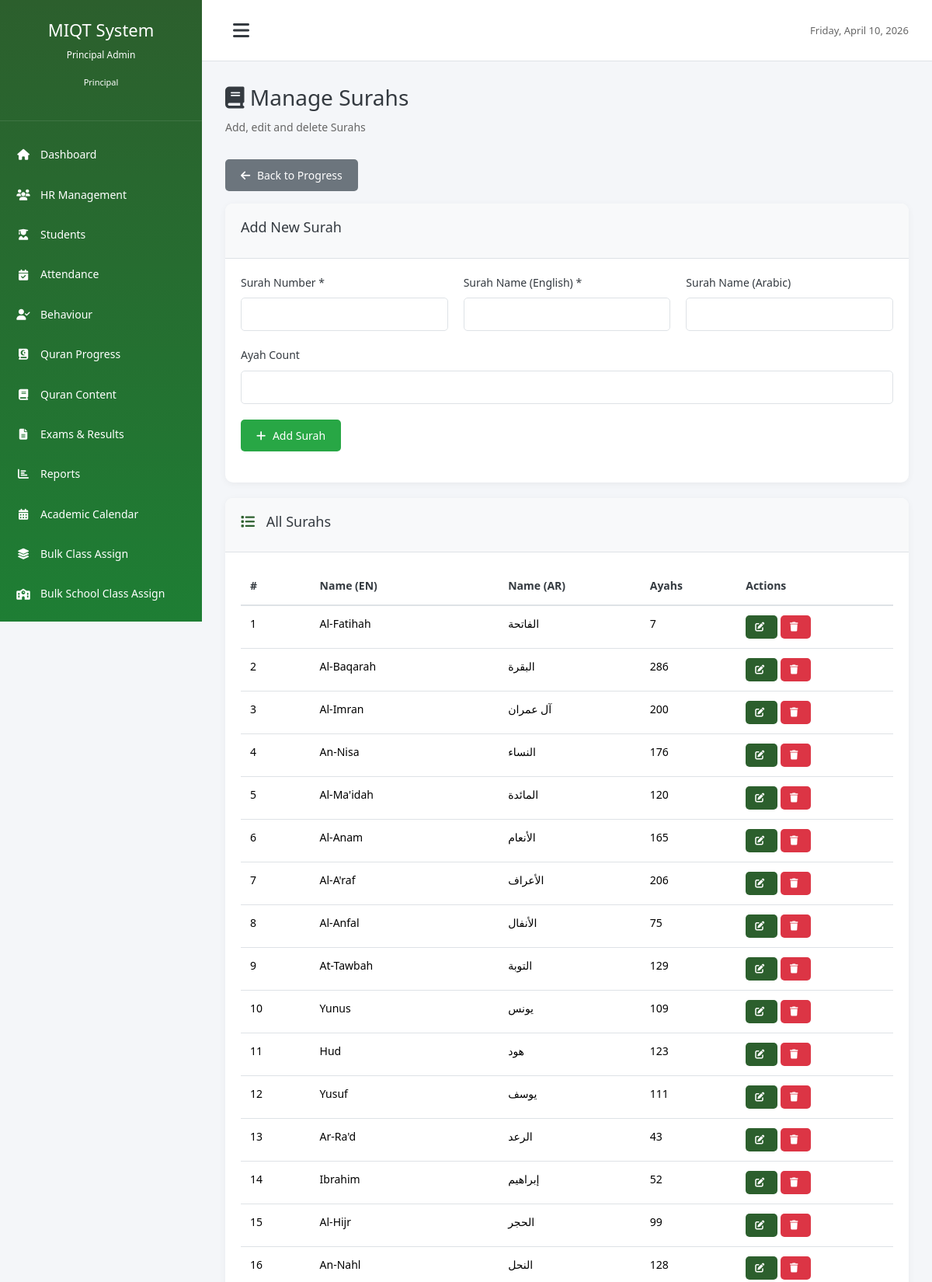
/modules/quran/manage_surahs.php (signed in, upper part), run on the app's committed database.
### tables this page shows
CREATE TABLE `quran_surahs` (
  `id` int(11) NOT NULL,
  `surah_number` int(11) NOT NULL,
  `surah_name_ar` varchar(100) DEFAULT NULL,
  `surah_name_en` varchar(100) NOT NULL,
  `ayah_count` int(11) DEFAULT NULL
);

### modules/quran/manage_surahs.php (the view, shortened to what this page needs)
<?php
require_once '../../config/database.php';
try {
    $db->query("SELECT 1 FROM quran_surahs LIMIT 1");
} catch (PDOException $e) {
    $db->exec("CREATE TABLE IF NOT EXISTS quran_surahs (
        id INT AUTO_INCREMENT PRIMARY KEY,
        surah_number INT NOT NULL,
        surah_name_ar VARCHAR(100) DEFAULT NULL,
        surah_name_en VARCHAR(100) NOT NULL,
        ayah_count INT DEFAULT NULL,
        UNIQUE KEY surah_number (surah_number)
    ) ENGINE=InnoDB DEFAULT CHARSET=utf8mb4 COLLATE=utf8mb4_unicode_ci");
}
$edit = null;
$stmt = $db->query("SELECT * FROM quran_surahs ORDER BY surah_number");
$surahs = $stmt->fetchAll();
require_once '../../includes/header.php';
?>
<div class="page-header">
    <h1 class="page-title"><i class="fas fa-book"></i> Manage Surahs</h1>
    <p class="subtitle">Add, edit and delete Surahs</p>
    <p><a class="btn btn-secondary" href="<?php echo SITE_URL; ?>/modules/progress/daily_progress.php"><i class="fas fa-arrow-left"></i> Back to Progress</a></p>
</div>
<div class="dashboard-card mb-20">
    <div class="card-header"><h3><?php echo $edit ? 'Edit Surah' : 'Add New Surah'; ?></h3></div>
    <div class="card-body">
        <form method="POST">
            <div class="form-row">
                <div class="form-group">
                    <label for="surah_number">Surah Number *</label>
                    <input type="number" min="1" max="114" name="surah_number" id="surah_number" class="form-control" value="<?php echo htmlspecialchars($edit['surah_number'] ?? ''); ?>" required>
                </div>
                <div class="form-group">
                    <label for="surah_name_en">Surah Name (English) *</label>
                    <input type="text" name="surah_name_en" id="surah_name_en" class="form-control" value="<?php echo htmlspecialchars($edit['surah_name_en'] ?? ''); ?>" required>
                </div>
                <div class="form-group">
                    <label for="surah_name_ar">Surah Name (Arabic)</label>
                    <input type="text" name="surah_name_ar" id="surah_name_ar" class="form-control" value="<?php echo htmlspecialchars($edit['surah_name_ar'] ?? ''); ?>">
                </div>
            </div>
            <div class="form-row">
                <div class="form-group">
                    <label for="ayah_count">Ayah Count</label>
                    <input type="number" min="1" name="ayah_count" id="ayah_count" class="form-control" value="<?php echo htmlspecialchars($edit['ayah_count'] ?? ''); ?>">
                </div>
            </div>
            <div class="form-group">
                <?php if ($edit): ?>
                <button type="submit" name="update" class="btn btn-primary"><i class="fas fa-save"></i> Update</button>
                <a href="manage_surahs.php" class="btn btn-secondary"><i class="fas fa-times"></i> Cancel</a>
                <?php else: ?>
                <button type="submit" name="add" class="btn btn-success"><i class="fas fa-plus"></i> Add Surah</button>
                <?php endif; ?>
            </div>
        </form>
    </div>
</div>
<div class="dashboard-card">
    <div class="card-header"><h3><i class="fas fa-list"></i> All Surahs</h3></div>
    <div class="card-body">
        <table class="table">
            <thead>
                <tr>
                    <th>#</th>
                    <th>Name (EN)</th>
                    <th>Name (AR)</th>
                    <th>Ayahs</th>
                    <th>Actions</th>
                </tr>
            </thead>
            <tbody>
                <?php foreach ($surahs as $s): ?>
                <tr>
                    <td><?php echo (int)$s['surah_number']; ?></td>
                    <td><?php echo ($s['surah_name_en']); ?></td>
                    <td><?php echo ($s['surah_name_ar']) ?? '....' ; ?></td>
                    <td><?php echo ($s['ayah_count']); ?></td>
                    <td>
                        <a class="btn btn-sm btn-primary" href="manage_surahs.php?edit=<?php echo (int)$s['id']; ?>" title="Edit"><i class="fas fa-edit"></i></a>
                        <form method="POST" action="" style="display:inline-block;" onsubmit="return confirm('Delete this Surah?');">
                            <button type="submit" name="delete" class="btn btn-sm btn-danger" title="Delete"><i class="fas fa-trash"></i></button>
                        </form>
                    </td>
                </tr>
                <?php endforeach; ?>
            </tbody>
        </table>
    </div>
</div>
<?php require_once '../../includes/footer.php'; ?>

### assets/css/style.css (style rules this page uses)
* { margin: 0; padding: 0; box-sizing: border-box; }
:root { --primary-color: #2c5f2d; --secondary-color: #1e7e34; --success-color: #28a745; --danger-color: #dc3545; --warning-color: #ffc107; --info-color: #17a2b8; --light-color: #f8f9fa; --dark-color: #343a40; --border-color: #dee2e6; --sidebar-width: 260px; --sidebar-collapsed-width: 72px; }
body { font-family: 'Jameel Noori Nastaleeq', 'Segoe UI', Tahoma, Geneva, Verdana, sans-serif; font-size: 14px; line-height: 1.6; color: #333; background-color: #f4f6f9; }
[dir="rtl"], .urdu-text, .arabic-text, th, td, .progress-table th, .progress-table td, table th, table td { font-family: 'Jameel Noori Nastaleeq', 'Segoe UI', Tahoma, Geneva, Verdana, sans-serif; }
* { font-variant-ligatures: normal; text-rendering: optimizeLegibility; }
.page-title { font-size: 28px; margin-bottom: 10px; color: var(--dark-color); }
.subtitle { font-size: 14px; color: #666; margin-bottom: 30px; }
.dashboard-card { background: white; border-radius: 10px; box-shadow: 0 2px 10px rgba(0,0,0,0.05); overflow: hidden; }
.card-header { background: #f8f9fa; padding: 20px; border-bottom: 1px solid var(--border-color); display: flex; justify-content: space-between; align-items: center; }
.card-header h3 { font-size: 18px; color: var(--dark-color); }
.card-header h3 i { margin-right: 10px; color: var(--primary-color); }
.card-body { padding: 20px; }
.form-group { margin-bottom: 20px; }
.form-group label { display: block; margin-bottom: 8px; font-weight: 500; color: var(--dark-color); }
.form-control { width: 100%; padding: 10px 15px; border: 1px solid var(--border-color); border-radius: 5px; font-size: 14px; transition: border-color 0.3s; }
.form-row { display: grid; grid-template-columns: repeat(auto-fit, minmax(250px, 1fr)); gap: 20px; }
.btn { display: inline-block; padding: 10px 20px; border: none; border-radius: 5px; font-size: 14px; cursor: pointer; text-decoration: none; transition: all 0.3s; text-align: center; }
.btn-primary { background: var(--primary-color); color: white; }
.btn-success { background: var(--success-color); color: white; }
.btn-danger { background: var(--danger-color); color: white; }
.btn-secondary { background: #6c757d; color: white; }
.btn-sm { padding: 6px 12px; font-size: 12px; }
.btn i { margin-right: 5px; }
.table { width: 100%; border-collapse: collapse; }
.table thead { background: #f8f9fa; }
.table th { padding: 12px; text-align: left; font-weight: 600; color: var(--dark-color); border-bottom: 2px solid var(--border-color); }
.table td { padding: 12px; border-bottom: 1px solid var(--border-color); }
.mb-20 { margin-bottom: 20px; }

### data on the page
quran_surahs: surah_number "1", surah_name_en "Al-Fatihah", surah_name_ar "الفاتحة", ayah_count "7"
quran_surahs: surah_number "2", surah_name_en "Al-Baqarah", surah_name_ar "البقرة", ayah_count "286"
quran_surahs: surah_number "3", surah_name_en "Al-Imran", surah_name_ar "آل عمران", ayah_count "200"
quran_surahs: surah_number "4", surah_name_en "An-Nisa", surah_name_ar "النساء", ayah_count "176"
quran_surahs: surah_number "5", surah_name_en "Al-Ma'idah", surah_name_ar "المائدة", ayah_count "120"
quran_surahs: surah_number "6", surah_name_en "Al-Anam", surah_name_ar "الأنعام", ayah_count "165"
quran_surahs: surah_number "7", surah_name_en "Al-A'raf", surah_name_ar "الأعراف", ayah_count "206"
quran_surahs: surah_number "8", surah_name_en "Al-Anfal", surah_name_ar "الأنفال", ayah_count "75"
quran_surahs: surah_number "9", surah_name_en "At-Tawbah", surah_name_ar "التوبة", ayah_count "129"
quran_surahs: surah_number "10", surah_name_en "Yunus", surah_name_ar "يونس", ayah_count "109"
quran_surahs: surah_number "11", surah_name_en "Hud", surah_name_ar "هود", ayah_count "123"
quran_surahs: surah_number "12", surah_name_en "Yusuf", surah_name_ar "يوسف", ayah_count "111"
quran_surahs: surah_number "13", surah_name_en "Ar-Ra'd", surah_name_ar "الرعد", ayah_count "43"
quran_surahs: surah_number "14", surah_name_en "Ibrahim", surah_name_ar "إبراهيم", ayah_count "52"
quran_surahs: surah_number "15", surah_name_en "Al-Hijr", surah_name_ar "الحجر", ayah_count "99"
quran_surahs: surah_number "16", surah_name_en "An-Nahl", surah_name_ar "النحل", ayah_count "128"

### other printed values
getUserName() "Principal Admin"
str_replace('_', ' ', getUserRole()) "Principal"
